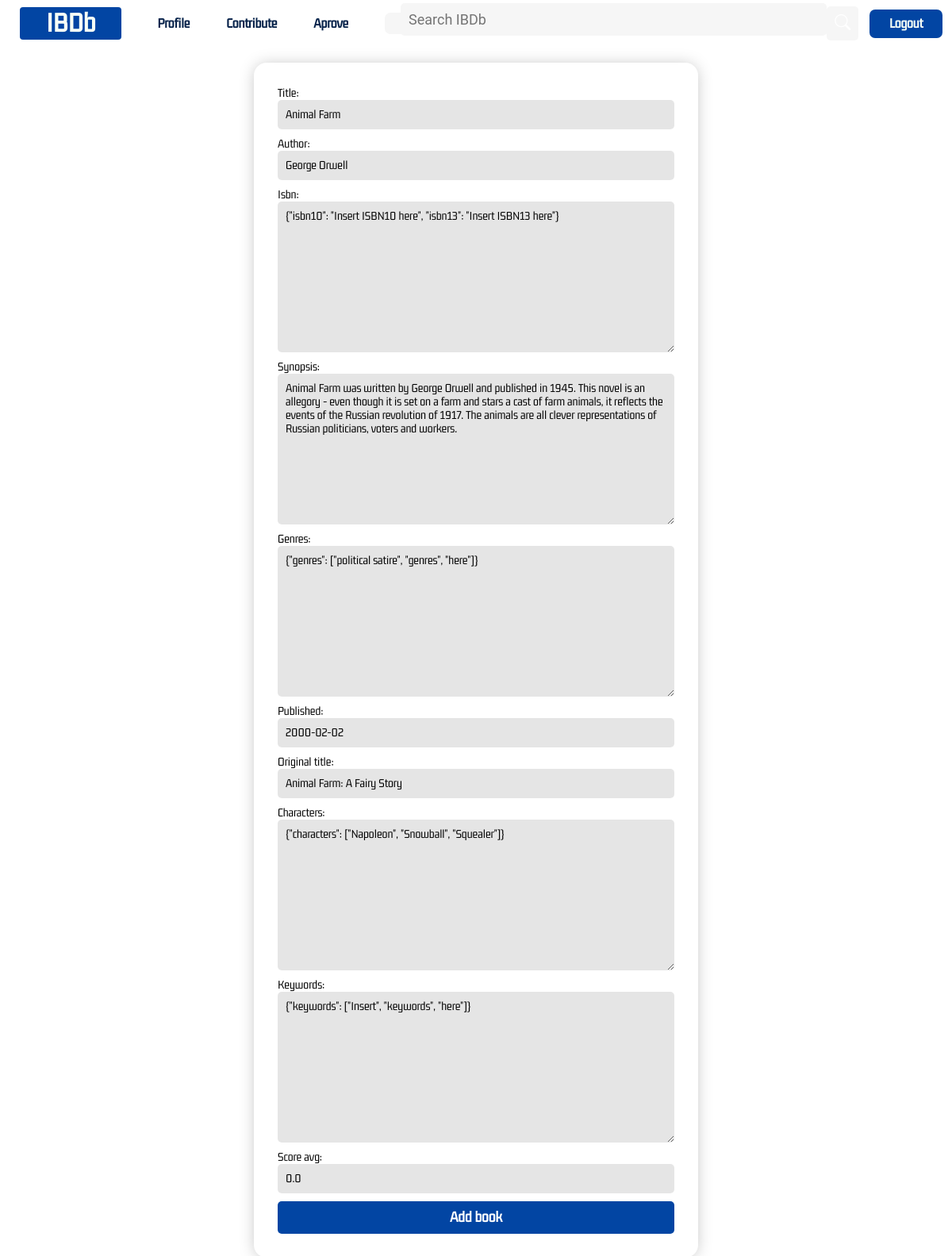
/book/edit/7/ (signed in), run on an earlier commit of the app's database.
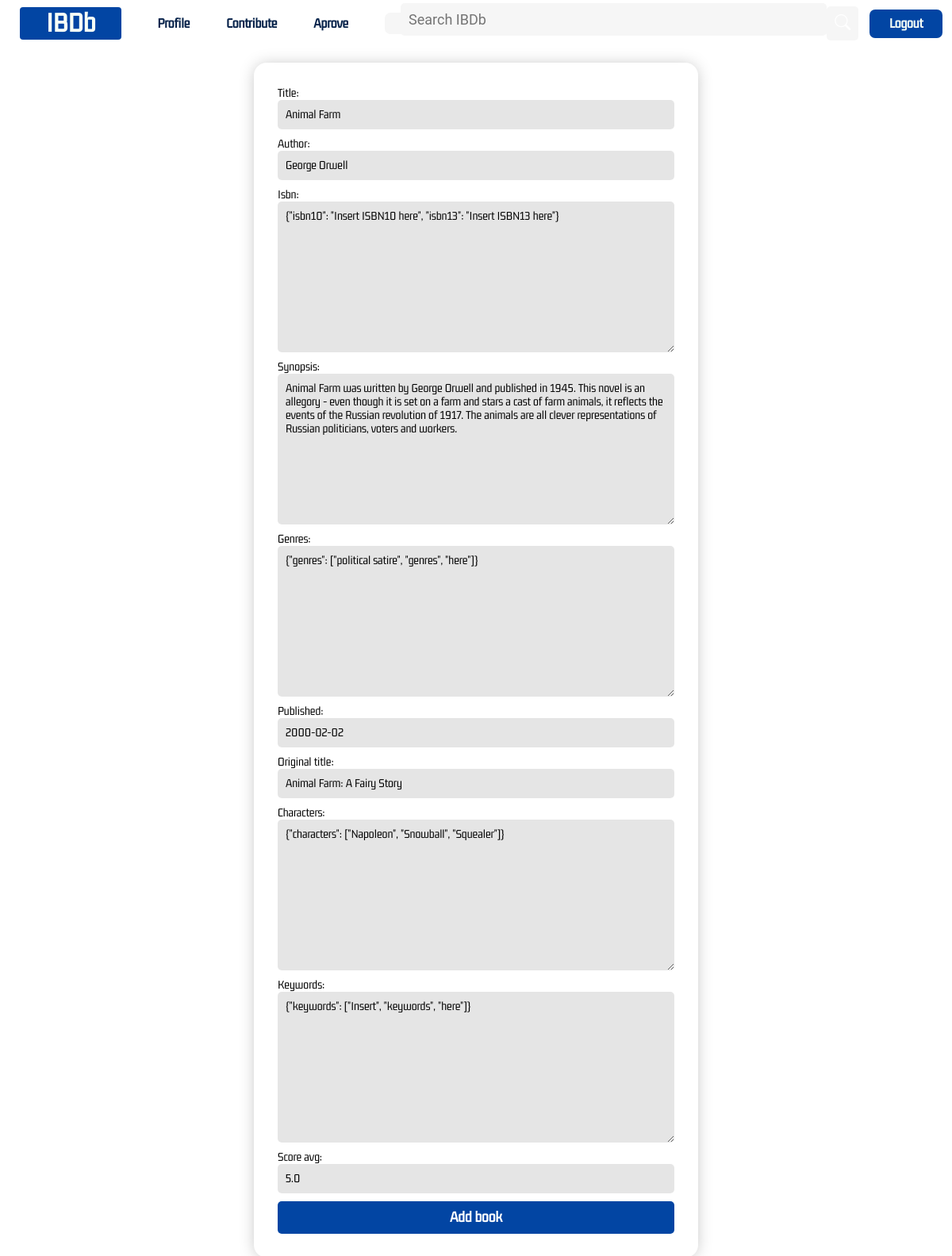
And on a later commit of the database.
### books/models.py (models this page shows, shortened)
class AbstractBook(models.Model):
	title = models.CharField(max_length=128, default="")
	author = models.CharField(max_length=64, default="")
	isbn = models.JSONField(max_length=64, default=dict)
	synopsis = models.TextField(max_length=600, default="")
	genres = models.JSONField(max_length=64, default=dict)
	published = models.DateField(default=date(2000, 2, 2))
	original_title = models.CharField(max_length=128, default="")
	characters = models.JSONField(max_length=528, default=dict)
	keywords = models.JSONField(max_length=528, default=dict)
	class Meta:
		abstract = True

class Book(AbstractBook):
	book_cover = models.ImageField(upload_to="books")
	protection = models.BooleanField(max_length=128, default=False)
	score = models.JSONField(max_length=128, default=dict)
	score_avg = models.FloatField(max_length=32, null=True, blank=True)

### books/views.py (the view)
# urls.py: path('book/edit/<str:book_id>/', views.edit_book, name="edit_book"),
@login_required
def edit_book(request, book_id):
	book = get_object_or_404(Book, id=book_id)
	if request.method == "POST":
		if book.protection:
			new_book = BookRequest()
			form = EditBookRequestForm(request.POST, instance=book)
			if form.is_valid():
				new_book.title = form.cleaned_data["title"]
				new_book.author = form.cleaned_data["author"]
				new_book.isbn = form.cleaned_data["isbn"]
				new_book.synopsis = form.cleaned_data["synopsis"]
				new_book.genres = form.cleaned_data["genres"]
				new_book.published = form.cleaned_data["published"]
				new_book.original_title = form.cleaned_data["original_title"]
				new_book.characters = form.cleaned_data["characters"]
				new_book.keywords = form.cleaned_data["keywords"]
				new_book.change = "Book"
				new_book.user = User.objects.get(username=request.user.username)
				new_book.book_cover = "NULL"
				new_book.save()
				return HttpResponseRedirect(reverse("book", args=[book.id]))
		else:
			form = EditBookForm(request.POST, instance=book)
			if form.is_valid():
				edit_book = form.save()
				user = User.objects.get(username=request.user.username)
				user.contributions += 1
				user.save()
				return HttpResponseRedirect(reverse("book", args=[book.id]))
			else:
				return render(request, "books/edit_book.html", {
					"form": form
					})
	else:
		if book.protection:
			return render(request, "books/edit_book.html", {
				"form": EditBookRequestForm(instance=book),
				"book_id": book.id
				})
		return render(request, "books/edit_book.html", {
			"form": EditBookForm(instance=book),
			"book_id": book.id
			})

### books/forms.py
class EditBookForm(forms.ModelForm):
	class Meta:
		model = Book
		exclude = ['book_cover', "protection", "score"]

### books/templates/books/edit_book.html (shortened to what this page needs)
{% extends 'books/layout.html' %}
{% load static %}
{% block css %}<link rel="stylesheet" href="{% static 'css/contribute.css' %}">{% endblock %}
{% block body %}
<form class="contribute-form" action="{% url 'edit_book' book_id %}" method="post">
	{{ form }}
	<button type="submit">Add book</button>
</form>
{% endblock %}

What changed in the data, as far as the page shows it:
changed Book "Animal Farm": score_avg "0.0" → "5.0"
